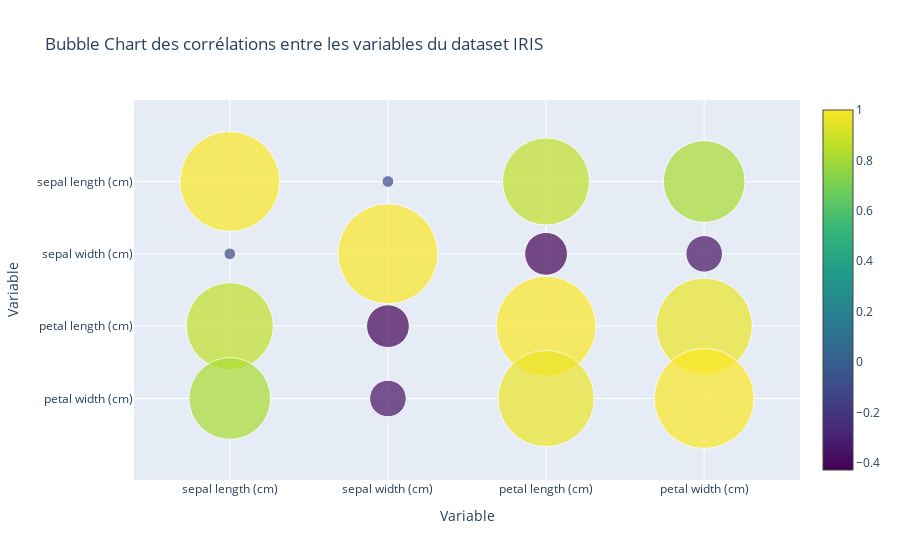

Source (notebook cell):
### Code cell
# Matrice de corrélation
df = pd.DataFrame(X, columns=feature_names)
corr_matrix = df.corr()

x = []
y = []
size = []
color = []

for i, feature1 in enumerate(feature_names):
    for j, feature2 in enumerate(feature_names):
        x.append(feature1)
        y.append(feature2)
        size.append(abs(corr_matrix.iloc[i, j]) * 100)  # Multiplier par 100 pour ajuster la taille des bulles
        color.append(corr_matrix.iloc[i, j])

# Bubble Chart avec plotly.graph_objects
fig = go.Figure(data=go.Scatter(
    x=x,
    y=y,
    mode='markers',
    marker=dict(
        size=size,
        color=color,
        colorscale='Viridis',
        sizemode='diameter',
        showscale=True
    ),
    text=np.around(color, 2)
))

fig.update_layout(
    title='Bubble Chart des corrélations entre les variables du dataset IRIS',
    xaxis_title='Variable',
    yaxis_title='Variable',
    yaxis_autorange='reversed',  # Inverser l'axe des ordonnées pour une meilleure lisibilité
    hovermode='closest'
)

fig.show()

### Figure 1 — Plotly figure (JSON) as saved in the notebook; plotly's stock layout.template omitted (floating-point values rounded to 4 significant figures)
{"data": [{"marker": {"color": [1, -0.1176, 0.8718, 0.8179, -0.1176, 1, -0.4284, -0.3661, 0.8718, -0.4284, 1, 0.9629, 0.8179, -0.3661, 0.9629, 1], "colorscale": [[0, "#440154"], [0.1111, "#482878"], [0.2222, "#3e4989"], [0.3333, "#31688e"], [0.4444, "#26828e"], [0.5556, "#1f9e89"], [0.6667, "#35b779"], [0.7778, "#6ece58"], [0.8889, "#b5de2b"], [1, "#fde725"]], "showscale": true, "size": [100, 11.76, 87.18, 81.79, 11.76, 100, 42.84, 36.61, 87.18, 42.84, 100, 96.29, 81.79, 36.61, 96.29, 100], "sizemode": "diameter"}, "mode": "markers", "text": [1, -0.12, 0.87, 0.82, -0.12, 1, -0.43, -0.37, 0.87, -0.43, 1, 0.96, 0.82, -0.37, 0.96, 1], "type": "scatter", "x": ["sepal length (cm)", "sepal length (cm)", "sepal length (cm)", "sepal length (cm)", "sepal width (cm)", "sepal width (cm)", "sepal width (cm)", "sepal width (cm)", "petal length (cm)", "petal length (cm)", "petal length (cm)", "petal length (cm)", "petal width (cm)", "petal width (cm)", "petal width (cm)", "petal width (cm)"], "y": ["sepal length (cm)", "sepal width (cm)", "petal length (cm)", "petal width (cm)", "sepal length (cm)", "sepal width (cm)", "petal length (cm)", "petal width (cm)", "sepal length (cm)", "sepal width (cm)", "petal length (cm)", "petal width (cm)", "sepal length (cm)", "sepal width (cm)", "petal length (cm)", "petal width (cm)"]}], "layout": {"hovermode": "closest", "title": {"text": "Bubble Chart des corrélations entre les variables du dataset IRIS"}, "xaxis": {"title": {"text": "Variable"}}, "yaxis": {"autorange": "reversed", "title": {"text": "Variable"}}}}
